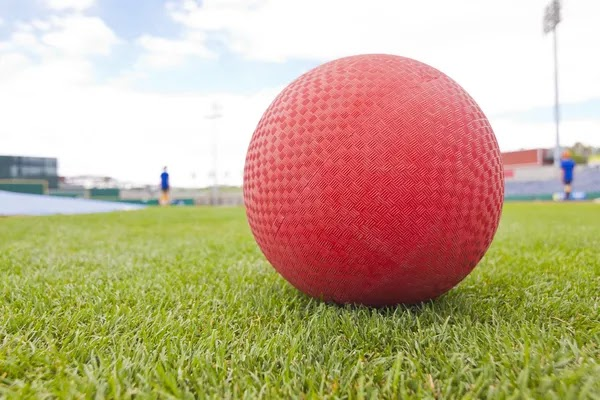
#> input picture Aula-02/red_ball.jpg, 600 x 400 px, found by its file name
$ python task1.py
#> lines starting #> are read from the running program, lines starting #| are printed output that depends on the picture; after the words box and inside, x2 and y2 are one past the last pixel; in counts of white or black regions, pixels touching at a corner belong together
import cv2
import numpy as np

caminho_imagem = r"C:\Users\eryal\Pictures\red_ball.jpg"
imagem = cv2.imread(caminho_imagem)
#> imagem is the input picture: shape (400, 600, 3); mean B, G, R 137.8, 171.9, 192.7
if imagem is None:
    print("Erro: Não foi possível carregar a imagem.")
    exit()

imagem = cv2.resize(imagem, (640, 480))
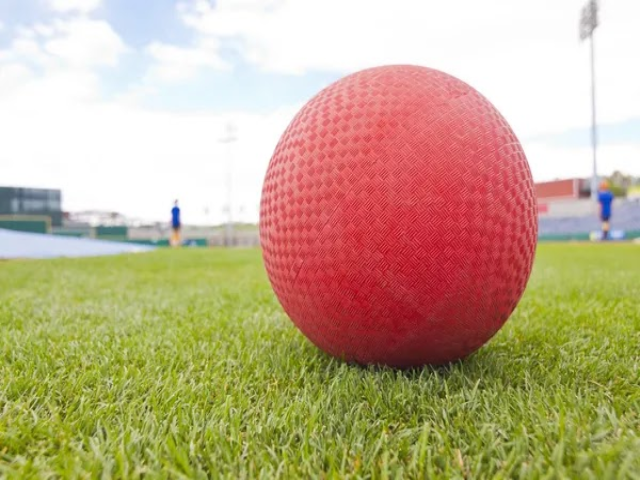
#> imagem: shape (480, 640, 3); mean B, G, R 137.7, 171.8, 192.6

hsv = cv2.cvtColor(imagem, cv2.COLOR_BGR2HSV)
#> hsv: shape (480, 640, 3); mean H, S, V 61.1, 98.8, 199.5

lower_red1 = np.array([0, 55, 50])
upper_red1 = np.array([10, 255, 255])
lower_red2 = np.array([170, 55, 50])
upper_red2 = np.array([180, 255, 255])

mask1 = cv2.inRange(hsv, lower_red1, upper_red1)
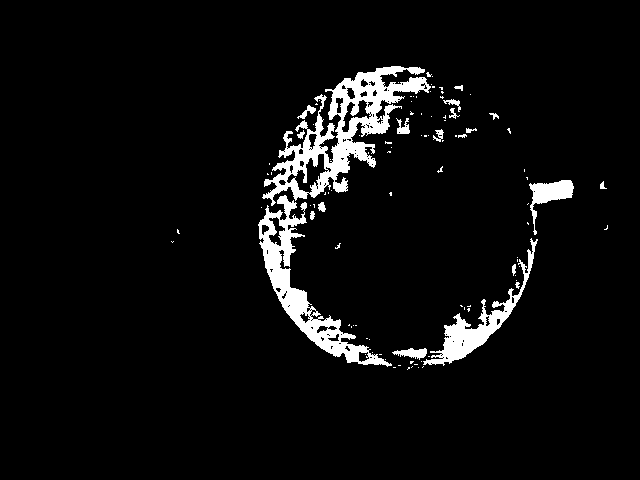
#> mask1: shape (480, 640); 5.2% white; 102 white regions (82 under 20 px), largest, box (x1, y1, x2, y2) and area: (262, 66, 431, 206) 6809, (258, 195, 392, 367) 4506, (423, 238, 538, 366) 2408
mask2 = cv2.inRange(hsv, lower_red2, upper_red2)
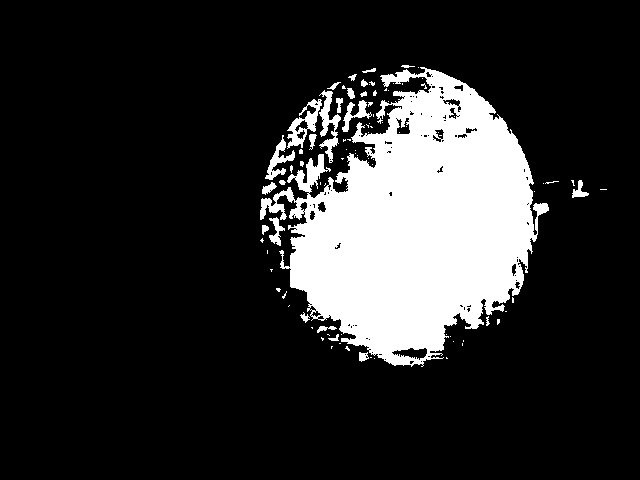
#> mask2: shape (480, 640); 16.9% white; 92 white regions (68 under 20 px), largest, box (x1, y1, x2, y2) and area: (260, 67, 549, 367) 48348, (287, 99, 322, 149) 630, (319, 90, 341, 163) 626
mask = cv2.bitwise_or(mask1, mask2)
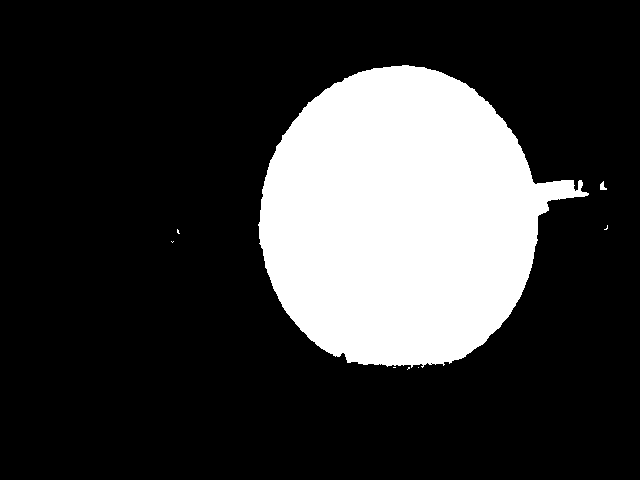
#> mask: shape (480, 640); 22% white; 8 white regions (6 under 20 px)

contornos, _ = cv2.findContours(mask, cv2.RETR_EXTERNAL, cv2.CHAIN_APPROX_SIMPLE)
#> contornos = 8 contours, 6 with area under 20; largest, box (x1, y1, x2, y2) and area: (258, 65, 589, 368) 67172, (600, 181, 607, 190) 24

cv2.drawContours(imagem, contornos, -1, (0, 255, 0), 2)
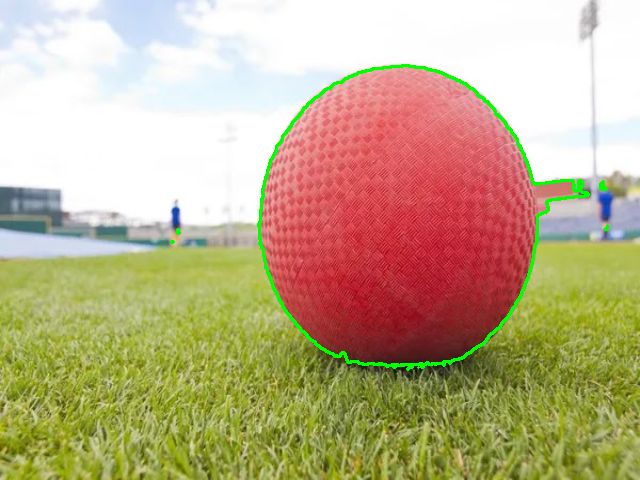
#> imagem: shape (480, 640, 3); 1.24% of pixels changed, all inside (x1, y1, x2, y2) = (170, 64, 609, 371)

cv2.imshow("Original com Contornos", imagem)
cv2.imshow("Máscara", mask)
cv2.waitKey(0)
cv2.destroyAllWindows()

cv2.imwrite("Original_com_Contornos.jpg", imagem)
cv2.imwrite("Máscara.jpg", mask)
